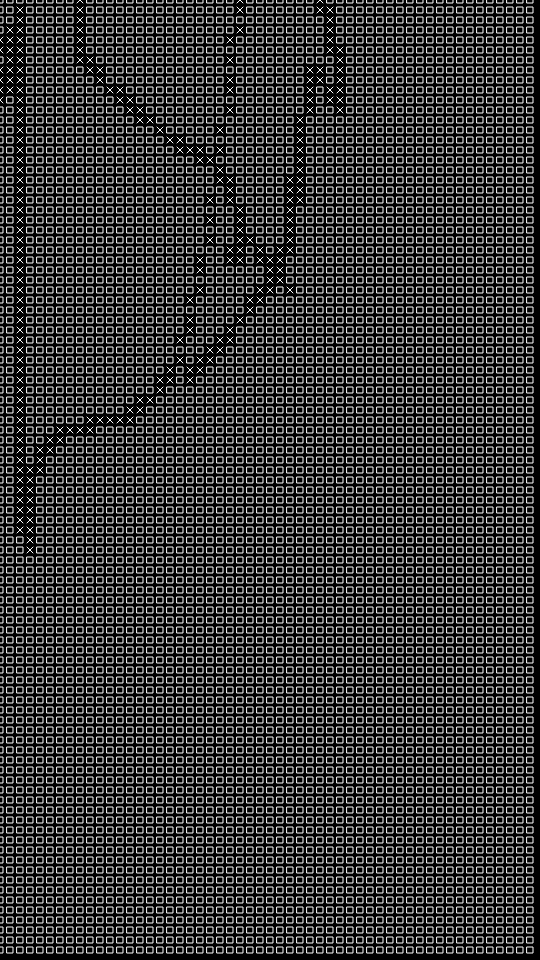
Frame 1 (no input)
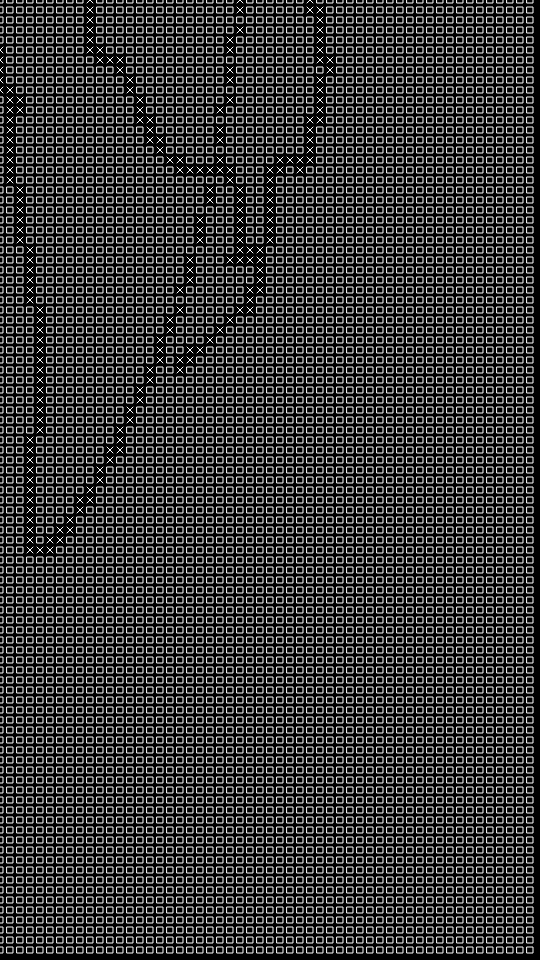
Frame 60 (no input)
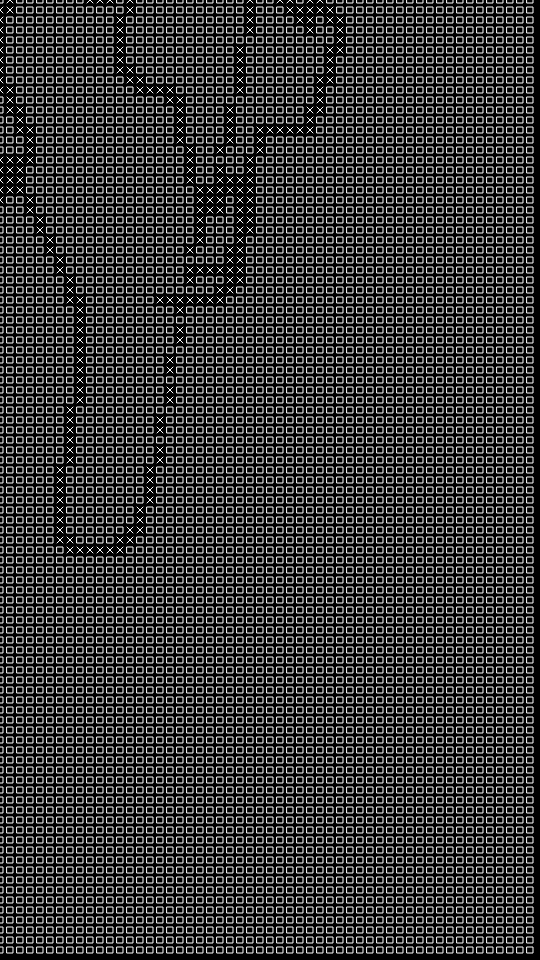
Frame 120 (the mouse pressed at the canvas centre since frame 60)

The p5.js sketch that drew these frames (run headless with seeded random() and noise() and a simulated clock; from frame 60 on, the mouse is pressed at the canvas centre):

// p5.js sketch
// ── sketch.js
let noiseX;
let noiseY;
let noiseParam = 0;
let noiseStep = 0.1;

let W = 10;

let curve = []

function setup() {
  createCanvas(1080/2, 1920/2);
  angleMode(DEGREES);
  rectMode(CENTER);
  frameRate(60);

  noiseX = random(1000);
  noiseY = random(1000);

  createCrossSection(0);

}

function draw() {

  background(0);

  let noiseZ = map(mouseY, 0, height, 0, 1000 * 0.05) + noiseParam;

  stroke('white');
  noFill();
  // createCrossSection(noiseParam);
  draw_grid(width, height, W);
  removeCrossSection(noiseParam);

  fill_shape()
  

  noiseParam += noiseStep;

}

function fill_shape(){
  let mx = floor(mouseX / W);
  let my = floor(mouseY / W);

  let shape = []
  while (true){
    return
  }
}

function createCrossSection(noiseZ){

  // erase(0, 80);
  noFill();
  stroke('red');

  for (let k = 0; k < 1000; k+=5) {

      let p = noiseZ;

      let x = map(noise(noiseX, k * 0.005, p * 0.011), 0, 1, -width * 0.75, width * 1.75);
      let y = map(noise(noiseY, k * 0.005, p * 0.0113), 0, 1, -height * 0.75, height * 1.75);
      
      // x = constrain(x, 0, width);
      // y = constrain(y, 0, height);

      ellipse(x, y, 50);
    
  }
  
  // noErase();
}

function removeCrossSection(noiseZ){

  // erase(0, 80);

  curve = []

  for (let k = 0; k < 1000; k++) {

      let p = noiseZ;

      let x = map(noise(noiseX, k * 0.005, p * 0.011), 0, 1, -width * 0.75, width * 1.75);
      let y = map(noise(noiseY, k * 0.005, p * 0.0113), 0, 1, -height * 0.75, height * 1.75);
      
      // x = constrain(x, 0, width);
      // y = constrain(y, 0, height);

      x = floor(x / W);
      y = floor(y / W);

      curve.push([x, y]);

      fill('black');
      stroke('black');
      rect(x * W, y * W, W);

      stroke('white');
      draw_x(x * W, y * W, W-4);
    
  }
  
  // noErase();
}

function draw_grid(grid_width, grid_height, d) {
  noFill();
  stroke('white');
  for (let i = 0; i < (grid_width)/d; i++){
    for (let j = 0; j < (grid_height)/d; j++){
      if (mouseX > i * d && mouseX < i * d + d && mouseY > j * d && mouseY < j * d + d){
        stroke('red');
      } else {
        stroke('white');
      }
      rect(i * d, j * d, d - 4);
    }
  }
}

function draw_x(x, y, w){
  push();
  translate(x - w/2, y - w/2);
  line(0, 0, w, w);
  line(0, w, w, 0);
  pop();
}
